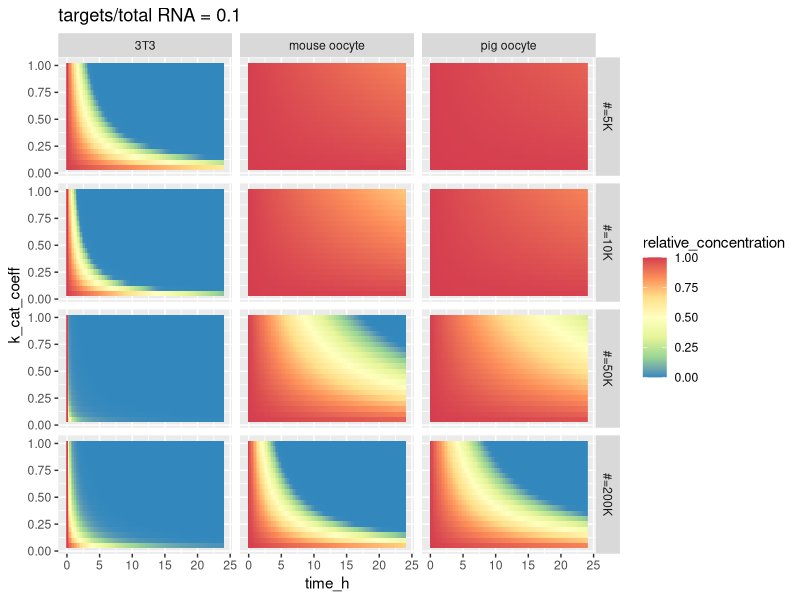
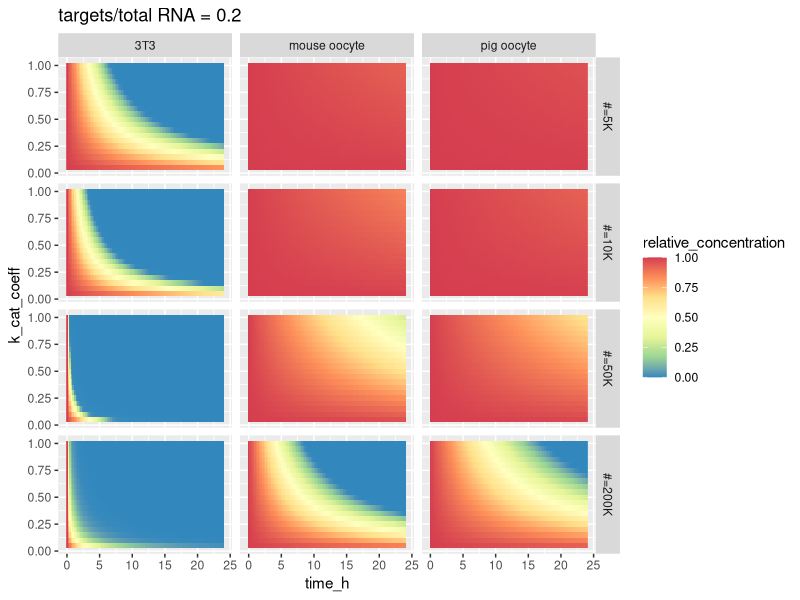

Source code (R) for these figures, in order:
## ---- chunk 1
#Next line is useful for Word output
knitr::opts_chunk$set(echo = FALSE)
knitr::opts_chunk$set(fig.width = 9)
library(deSolve)
library(tidyverse)
library(ggridges)
library(cowplot)
library(knitr)
options(dplyr.show_progress = FALSE)
## ---- chunk 2
### Define units and conversions
#Using litre as volume unit! (since constants are in moles per litre)
mole_unit <- 6.022e14 #nano mole
mole_unit_from_nano_mole <- 1
mole_unit_from_mole <- 1e9
#Using second as time unit
time_unit_from_sec <- 1

K_M_siRNA <- 0.1 * mole_unit_from_nano_mole
k_on_siRNA <- 3.6e7 / (mole_unit_from_mole * time_unit_from_sec)

k_off_siRNA <- 7.7e-4 / time_unit_from_sec
k_cat_siRNA <- 8.1e-4 / time_unit_from_sec
k_cat_siRNA_computed <- K_M_siRNA * k_on_siRNA - k_off_siRNA

k_on_miRNA <- 0.2e8 / (mole_unit_from_mole * time_unit_from_sec)
k_off_miRNA <- 0.051e-2 / time_unit_from_sec

### Combinations of data we use
volume_3T3 <- 4.4e-12 
total_RNA_3T3 <- 5e5
cells <- tibble(
  name = c("3T3","mouse oocyte", "pig oocyte"),
  volume = c(volume_3T3,260e-12, 520e-12),
  total_RNA = c(total_RNA_3T3, 25e6, 50e6),
  excess_RNA_synthesis = c(0, 0, 0)
) %>% mutate(
  name = factor(name, levels = name)
)

target_pools <- tibble(fraction_of_total_RNA = c(0.1,0.2))

miRNA_counts <- tibble(miRNA_count = c(5e3,1e4,5e4, 2e5 ))
#Used with Shubha for experimental guess
#miRNA_counts <- tibble(miRNA_count = c(42000, 1e5, 5e5, 1e6, 5e6))

k_cat_coeff_step = 0.05
k_cat_coeffs <- tibble(k_cat_coeff = seq(0.05,1, by = k_cat_coeff_step))

all_conditions <- crossing(cells, target_pools, miRNA_counts, k_cat_coeffs)

times <- seq(0,24*60*60 * time_unit_from_sec, length.out = 101)
time_step <- diff(times)[1]

one_step_degradation <- function(t, state, parameters) {
  with(as.list(c(state, parameters)), {
    d_target <- synthesis -k_on * enzyme * target + k_off * complex 
    d_enzyme <- -k_on * enzyme * target + k_off * complex + k_cat * complex
    d_complex <- k_on * enzyme * target - k_off * complex - k_cat * complex
    list(c(d_target, d_enzyme, d_complex))
  })
}

plot_ode_result <- function(out, title) {
  out_tidy <- out %>% as.data.frame() %>% 
    gather(type, concentration, -time) %>%
    mutate(time_h = time / (3600 * time_unit_from_sec)) 
  
  
  uncleaved_plot <- out_tidy %>% 
    filter(type != "enzyme") %>%
    group_by(time_h) %>%
    summarise(all_uncleaved = sum(concentration)) %>%
    (function(data) { 
      ggplot(data,aes(x = time_h, y = all_uncleaved)) + geom_line() +
        ggtitle(paste0(title," uncleaved RNAs"))  +
        ylim(-1e-5, max(data$all_uncleaved)) 
    })

  print(uncleaved_plot)
  
  auxiliary_plot <- 
    ggplot(out_tidy, aes(x = time_h, y = concentration, color = type, linetype = type)) + geom_line() +
    ggtitle(paste0(title," all reactants") ) + 
    ylim(-1e-5, max(out_tidy$concentration))


  print(auxiliary_plot)
}

## ---- chunk 3
tibble(k_cat_reported = k_cat_siRNA * time_unit_from_sec, k_cat_computed =  k_cat_siRNA_computed * time_unit_from_sec) %>% mutate(computed_to_reported_ratio = k_cat_computed / k_cat_reported) %>% kable()
## ---- chunk 4
tibble(k_coeff_min = min(k_cat_coeffs$k_cat_coeff), k_coeff_max = max(k_cat_coeffs$k_cat_coeff), num_intermediate_values = nrow(k_cat_coeffs)) %>% kable()
## ---- chunk 5
cells %>% mutate(volume_pl = volume * 10^12, excess_RNA_synthesis = excess_RNA_synthesis * 3600) %>% select(-volume) %>%  kable()
## ---- chunk 6
miRNA_counts %>% kable()
## ---- chunk 7
target_pools %>% kable()
## ---- chunk 8
# Getting the initial complex concentration at equilibrium

# K_D = k_on / k_off
# c/t*e = K_D
# c = t*e*K_D
# 
# t  = t_i - c
# e  = e_i - c
# 
# c = (t_i - c)*(e_i-c)*K_D
# 
# c = c^2 * K_D + c*(-e_i -t_i)*K_D + e_i * t_i * K_D
# 0 = c^2 * K_D + c*((-e_i -t_i)*K_D - 1) + e_i * t_i * K_D
# 
# D = ((-e_i -t_i)*K_D - 1)^2 - 4*e_i * t_i * K_D^2
# c = ( -((-e_i -t_i)*K_D - 1)  +- sqrt(D) ) / (2 * K_D)
# c = ( (e_i + t_i) * K_D + 1 + sqrt(D) ) / (2 * K_D)

## ---- chunk 9
miRNA_sim_single <- function(condition, init_complex_equilibrium = TRUE) {
  params <- c(k_cat = k_cat_siRNA * condition$k_cat_coeff, 
              k_on = k_on_miRNA, 
              k_off = k_off_miRNA,
              synthesis = (condition$excess_RNA_synthesis / mole_unit) * (condition$fraction_of_total_RNA / condition$volume)
              )
  
  #Init the enzyme and complex at equilibrium
  total_target <- (condition$total_RNA / mole_unit) * (condition$fraction_of_total_RNA / condition$volume)
  total_enzyme <- condition$miRNA_count / (condition$volume * mole_unit)
  
  
  if(init_complex_equilibrium) {
    K_D <-  params["k_on"] / params["k_off"]
    names(K_D) <- NULL #For some reason, this has name and it messes up later computations
    complex_D <- (((total_target + total_enzyme) * K_D + 1) ^ 2) - 4 * total_target * total_enzyme * (K_D^2)
    initial_complex <- ((total_target + total_enzyme) * K_D + 1 - sqrt(complex_D)) / (2 * K_D)
    
    free_target <- total_target - initial_complex
    free_enzyme <- total_enzyme - initial_complex
    
    #Check that the equilibirum calculation is OK
    if(free_enzyme < 0 || free_target < 0 || initial_complex < 0) {
      stop("Concentrations below zero")
    }
    check <- initial_complex / (free_target * free_enzyme)
    if(abs(check - K_D) > 1e-8) {
      stop("Not equilibrium")
    }
  
    state <- c(target = free_target, enzyme = free_enzyme, complex = initial_complex)
  } else {
    initial_complex = 0
    state <- c(target = total_target, enzyme = total_enzyme, complex = 0)
  }
  
  out <- ode(y = state, times = times, func = one_step_degradation, parms = params)

  tidy_out <- out %>% as.data.frame() %>%
    gather(type, concentration, -time) %>%
    mutate(time_h = time / (3600 * time_unit_from_sec)) 

  crossing(as.tibble(condition), tidy_out)
}

sim_results <- all_conditions %>%
  rowwise() %>% do(miRNA_sim_single(., init_complex_equilibrium = TRUE)) %>% ungroup()
## ---- chunk 10
plot_concentration_surface <- function(to_show) {
  if(length(unique(to_show$fraction_of_total_RNA)) != 1) {
    stop("Has to be unique")
  }
  
  label_miRNA_count <- function(value) {
    if_else(as.numeric(value) < 1e6, paste0("#=",round(as.numeric(value)/1000),"K"),
      paste0("#=",round(as.numeric(value)/1e6),"M"))
    
  }
  
 p <- to_show %>% filter(type == "target") %>% group_by(fraction_of_total_RNA, miRNA_count, name) %>% 
   mutate(concentration = if_else(concentration < 0, 0, concentration),
          relative_concentration = concentration / max(concentration)) %>%
  ungroup() %>%
  ggplot(aes(x=time_h, y = k_cat_coeff, fill = relative_concentration, z = relative_concentration)) + 
   geom_raster() + 
   scale_fill_distiller(palette = "Spectral") +
   facet_grid(miRNA_count~name, labeller= labeller(miRNA_count = label_miRNA_count)) +
   ggtitle(paste("targets/total RNA =", to_show$fraction_of_total_RNA[1]))
  print(p)
  data.frame()
}

sim_results %>%group_by(fraction_of_total_RNA) %>% do(plot_concentration_surface(.)) %>% invisible()
